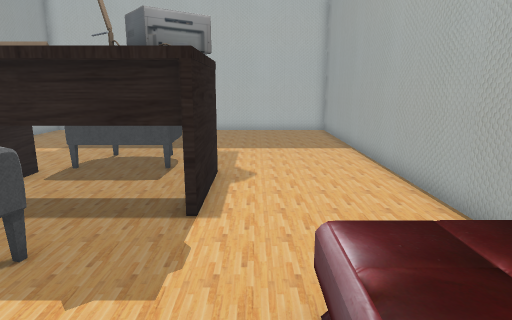
View 1 (above)

16 first-person views from a walk through a scene from a Unity 3-D project. The camera is 1.3 m above the floor, tilts 12° down and sees 75° across. The floor is counted in squares, 0.5 m on a side. Each view is taken from the middle of a square. On the plan, view 1 faces up. The plan holds only what a view shows up to about 20 squares ahead; the rest is blank. The place goes on beyond the plan. The player is left out. Some surface patterns are stand-ins.

View 2
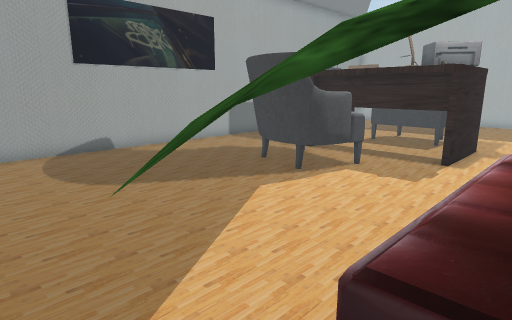

View 3
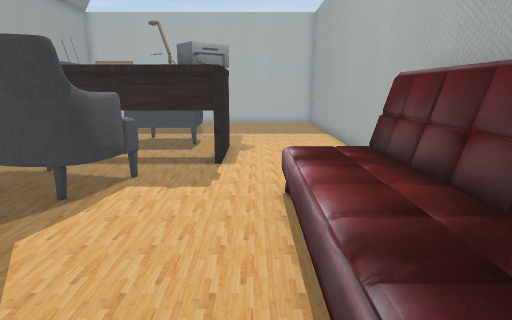

View 4
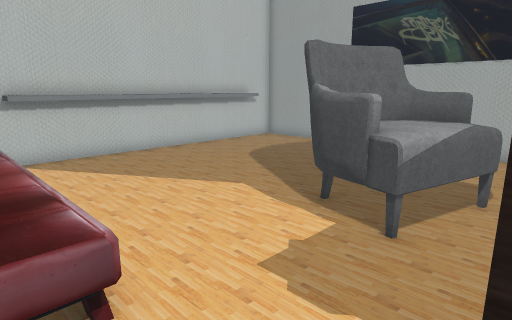

View 5
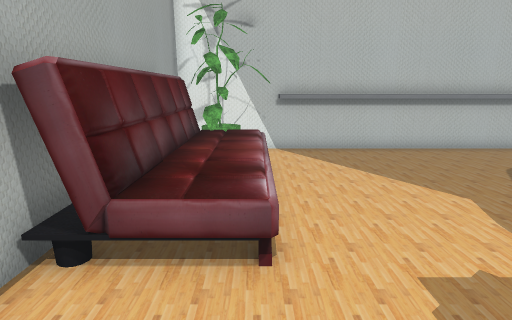

View 6
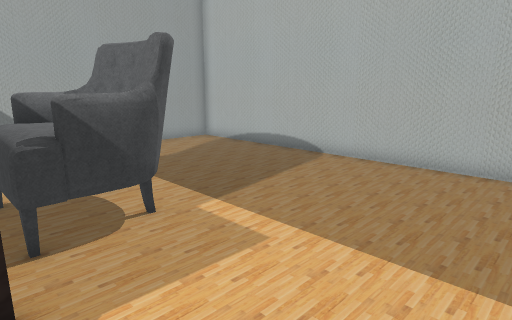

View 7
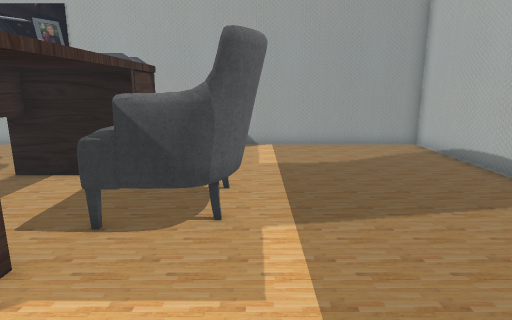

View 8
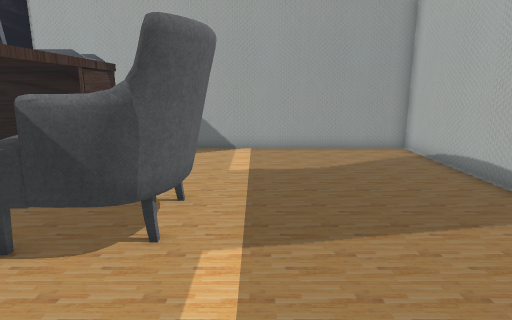

View 9
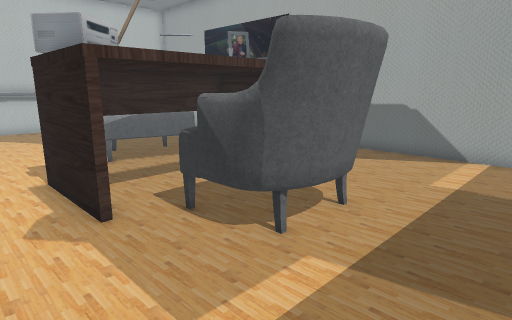

View 10
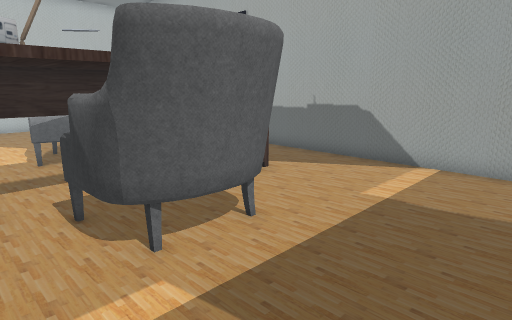

View 11
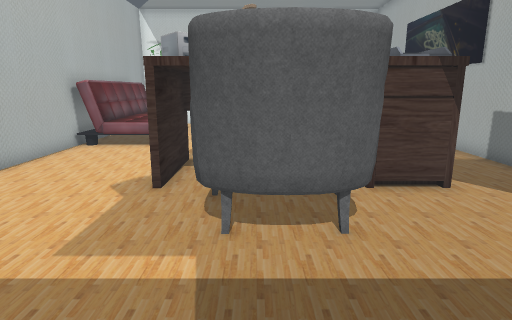

View 12
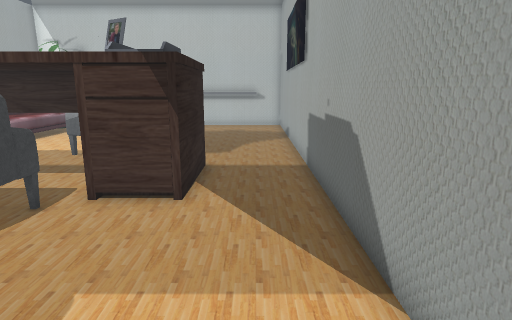

View 13
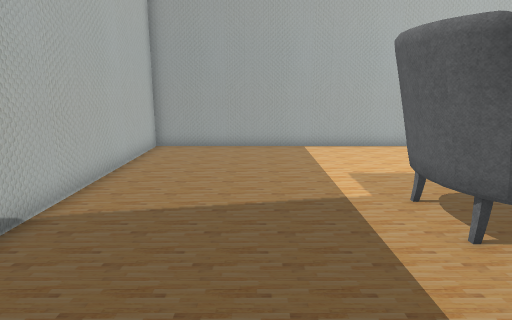

View 14
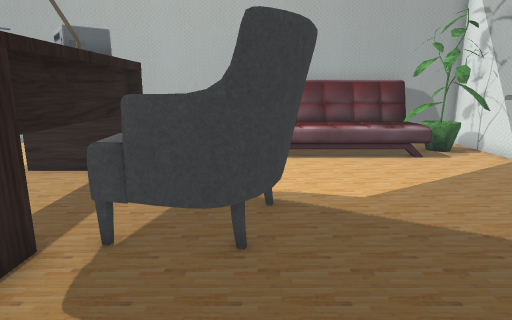

View 15
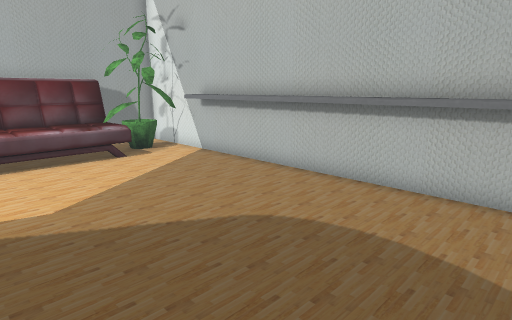

View 16
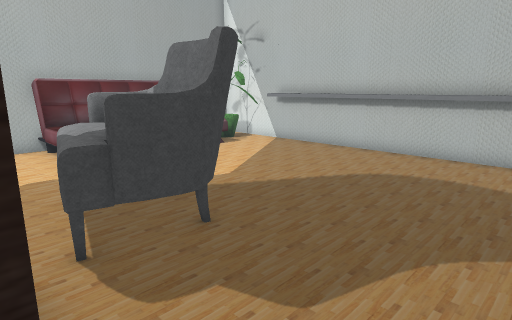

### Floor plan
Key: @ floor where view 1 was taken; # wall or solid block; . floor; ^ raised ledge; A armchair; P plant; O other object.
Columns run from 13 left of view 1 to 5 right of it. Each row starts with its distance up from view 1.
 22 ##################
 21 #................#
 20 #................#
 19 #................#
 18 #................#
 17 #................#
 16 #................#
 15 #................#
 14 #......AAAA......#
 13 #......AAAA......#
 12 #......AAAA......#
 11 #......AAAA......#
 10 #...OOOOOOOOO....#
  9 #...OOOOOOOOO....#
  8 #...O OOOOOOO....#
  7 #...OOOOOOOOO....#
  6 #.....AA.........##
  5 #.....AAAA.......##
  4 #.....AAAA....OOOO#
  3 #.....AAAA....OOOO#
  2 #.....AAAA....OOOO#
  1 #.............OOOO#
  0 #............@OOOO#
 -1 #.............OOOO#
 -2 #.............OOOO#
 -3 #.............OOOO#
 -4 #.............PPPO#
 -5 #................##
 -6 #.^^^^^^^^^^^^...##
 -7 ###################

Where each view was taken, in squares from view 1:
view 1: 0 up, 0 right, facing up
view 2: 6 down, 2 right, facing up-left
view 3: 5 down, 0 right, facing up
view 4: 7 up, 2 right, facing down-left
view 5: 8 up, 1 right, facing down
view 6: 10 up, 3 right, facing up-left
view 7: 14 up, 3 right, facing left
view 8: 15 up, 2 right, facing left
view 9: 17 up, 1 right, facing down-left
view 10: 18 up, 1 left, facing down-left
view 11: 19 up, 4 left, facing down
view 12: 18 up, 11 left, facing down
view 13: 17 up, 11 left, facing right
view 14: 3 up, 12 left, facing right
view 15: 2 up, 12 left, facing down-right
view 16: 7 up, 12 left, facing down-right
